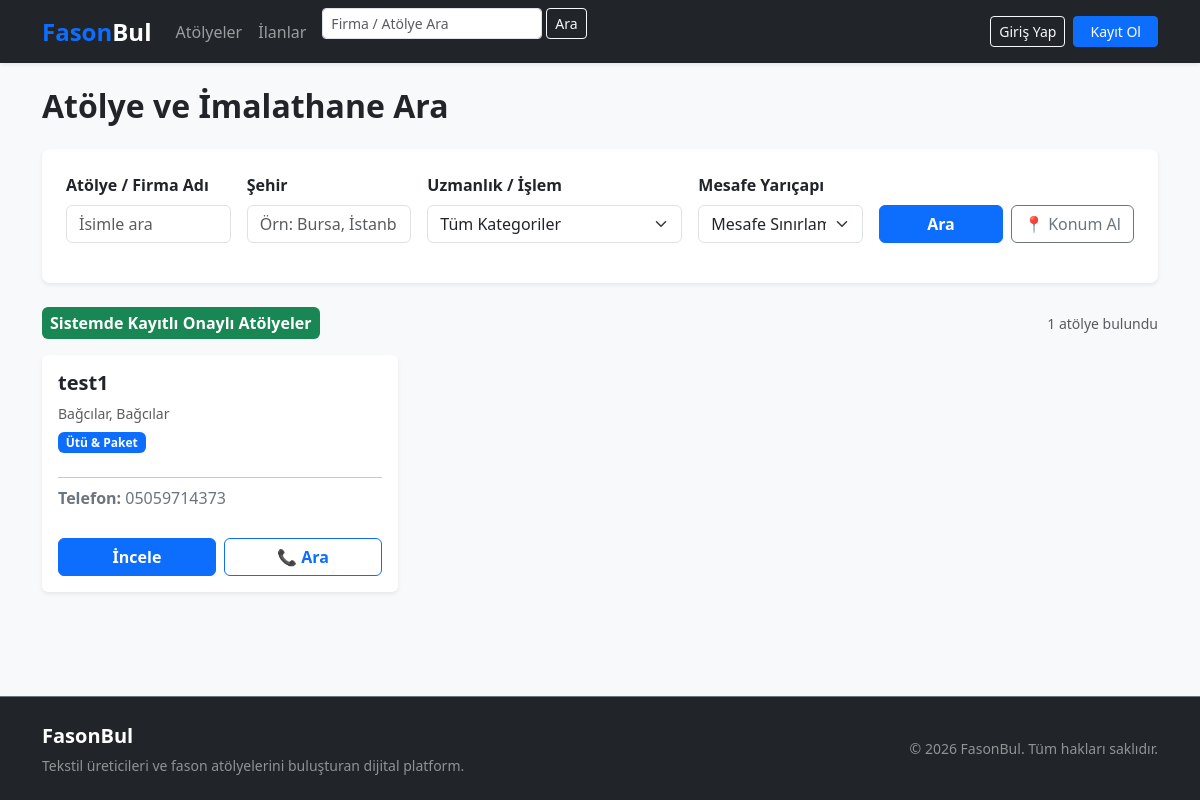
Page /atolye/ on the earlier database version.
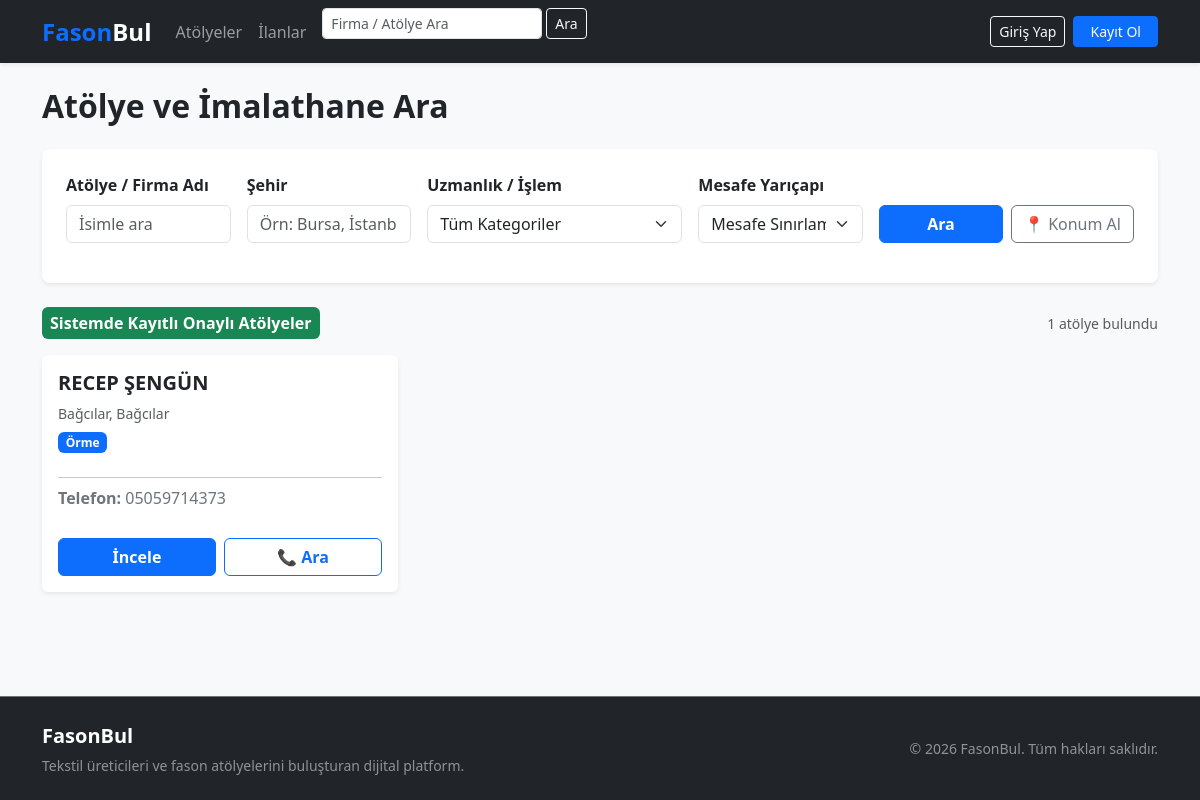
Same page on the later database version.
### apps/workshop/models.py (models this page shows, shortened)
class Workshop(models.Model):
    CATEGORY_CHOICES = (
        ('orme', 'Örme'),
        ('dokuma', 'Dokuma'),
        ('kesim', 'Kesim / Fason Kesim'),
        ('utu_paket', 'Ütü & Paket'),
        ('baski_nakis', 'Baskı & Nakış'),
        ('diger', 'Diğer Fason İşler'),
    )
    owner = models.ForeignKey(
        settings.AUTH_USER_MODEL,
        on_delete=models.CASCADE,
        related_name='workshops',
        verbose_name="Atölye Sahibi"
    )
    title = models.CharField(max_length=200, verbose_name="Atölye / Firma Adı")
    category = models.CharField(
        max_length=50,
        choices=CATEGORY_CHOICES,
        default='orme',
        verbose_name="Kategori / Ne Yapıyor?"
    )
    phone = models.CharField(max_length=20, verbose_name="Telefon Numarası")
    city = models.CharField(max_length=100, verbose_name="İl")
    district = models.CharField(max_length=100, verbose_name="İlçe")
    address = models.TextField(blank=True, null=True, verbose_name="Açık Adres")
    latitude = models.FloatField(null=True, blank=True, verbose_name="Enlem (Lat)")
    longitude = models.FloatField(null=True, blank=True, verbose_name="Boylam (Lng)")
    capacity = models.CharField(max_length=100, blank=True, null=True, verbose_name="Aylık Kapasite (Parça)")
    email = models.EmailField(blank=True, null=True, verbose_name="E-posta Adresi")
    employee_count = models.PositiveIntegerField(blank=True, null=True, verbose_name="Çalışan Sayısı")
    daily_capacity = models.PositiveIntegerField(blank=True, null=True, verbose_name="Günlük Üretim Kapasitesi (Adet)")
    description = models.TextField(blank=True, null=True, verbose_name="Atölye Açıklaması / Uzmanlık Alanları")
    logo = models.ImageField(upload_to="workshops/logos/", blank=True, null=True, verbose_name="Atölye Logosu")
    cover_image = models.ImageField(upload_to="workshops/covers/", blank=True, null=True, verbose_name="Kapak Görseli")
    created_at = models.DateTimeField(auto_now_add=True, verbose_name="Kayıt Tarihi")
    class Meta:
        verbose_name = "Atölye"
        verbose_name_plural = "Atölyeler"
        ordering = ['-created_at']

### apps/workshop/views.py (the view, shortened to what this page needs)
# urls.py: path('', views.workshop_search_view, name='list'),
def workshop_search_view(request):
    workshops = Workshop.objects.all()
    search_query = request.GET.get('q', '')
    selected_city = request.GET.get('city', '')
    selected_category = request.GET.get('category', '')
    selected_distance = request.GET.get('distance', '')
    user_lat = request.GET.get('user_lat')
    user_lng = request.GET.get('user_lng')
    if search_query:
        workshops = workshops.filter(title__icontains=search_query)
    if selected_city:
        workshops = workshops.filter(city__icontains=selected_city)
    if selected_category:
        workshops = workshops.filter(category=selected_category)
    workshops = list(workshops)
    google_maps_search_url = None
    if not workshops:
        query = f"{selected_city or 'Türkiye'} fason atölyesi"
        google_maps_search_url = f"https://www.google.com/maps/search/?api=1&query={quote(query)}"
    context = {
        'workshops': workshops,
        'search_query': search_query,
        'selected_city': selected_city,
        'selected_category': selected_category,
        'selected_distance': selected_distance,
        'category_choices': Workshop.CATEGORY_CHOICES,
        'google_maps_search_url': google_maps_search_url,
        'external_workshops': None,
    }
    return render(request, 'workshop/list.html', context)

### templates/workshop/list.html (shortened to what this page needs)
{% extends 'base.html' %}
{% block content %}
<div class="container py-4">
    <h2 class="fw-bold mb-4 text-dark">Atölye ve İmalathane Ara</h2>
    <div class="card shadow-sm p-4 mb-4 bg-white rounded-3 border-0">
        <form method="GET" action="{% url 'workshop:list' %}" id="searchForm">
            <div class="row g-3">
                <div class="col-md-2">
                    <label class="form-label fw-semibold">Atölye / Firma Adı</label>
                    <input type="text" name="q" class="form-control" placeholder="İsimle ara" value="{{ search_query }}">
                </div>
                <div class="col-md-2">
                    <label class="form-label fw-semibold">Şehir</label>
                    <input type="text" name="city" class="form-control" placeholder="Örn: Bursa, İstanbul" value="{{ selected_city }}">
                </div>
                <div class="col-md-3">
                    <label class="form-label fw-semibold">Uzmanlık / İşlem</label>
                    <select name="category" class="form-select">
                        <option value="">Tüm Kategoriler</option>
                    </select>
                </div>
                <div class="col-md-2">
                    <label class="form-label fw-semibold">Mesafe Yarıçapı</label>
                    <select name="distance" class="form-select">
                        <option value="">Mesafe Sınırlaması Yok</option>
                    </select>
                </div>
                <div class="col-md-3 d-flex align-items-end gap-2">
                    <button type="submit" class="btn btn-primary w-100 fw-bold">Ara</button>
                    <button type="button" onclick="getLocation()" class="btn btn-outline-secondary text-nowrap" title="Konumunuzu Alın">
                        📍 Konum Al
                    </button>
                </div>
            </div>
        </form>
    </div>
    <div class="row">
        {% if workshops %}
            <div class="col-12 mb-3 d-flex align-items-center justify-content-between">
                <span class="badge bg-success fs-6 p-2">Sistemde Kayıtlı Onaylı Atölyeler</span>
                <small class="text-muted">{{ workshops|length }} atölye bulundu</small>
            </div>
            {% for ws in workshops %}
                <div class="col-md-6 col-lg-4 mb-4">
                    <div class="card h-100 shadow-sm border-0">
                        <div class="card-body">
                            <div class="d-flex justify-content-between align-items-start mb-2">
                                <h5 class="card-title fw-bold text-dark mb-0">{{ ws.title }}</h5>
                            </div>
                            <p class="text-muted small mb-2"> {{ ws.district }}, {{ ws.city }}</p>
                            <span class="badge bg-primary mb-3">{{ ws.get_category_display }}</span>
                            <hr class="my-2">
                            <p class="mb-1 text-secondary"><strong>Telefon:</strong> {{ ws.phone }}</p>
                        </div>
                        <div class="card-footer bg-transparent border-0 pb-3 d-flex gap-2">
                            <a href="{% url 'workshop:detail' ws.pk %}" class="btn btn-primary w-50 fw-semibold">İncele</a>
                            <a href="tel:{{ ws.phone }}" class="btn btn-outline-primary w-50 fw-semibold">📞 Ara</a>
                        </div>
                    </div>
                </div>
            {% endfor %}
        {% endif %}
    </div>
</div>
{% endblock %}

Differences in the rows shown:
removed Workshop: title "test1", district "Bağcılar", city "Bağcılar", category "Ütü & Paket", phone "05059714373"
added Workshop: title "RECEP ŞENGÜN", district "Bağcılar", city "Bağcılar", category "Örme", phone "05059714373"
